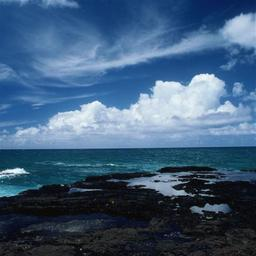
#> input picture 4scenes/coast_cdmc841.jpg, 256 x 256 px
$ python train_tree.py --dataset 4scenes   (Python 2 division)   (older library calls are emulated)
#> lines starting #> are read from the running program, lines starting #| are printed output that depends on the picture
#> further down, image is the input picture: shape (256, 256, 3); mean B, G, R 122, 92.5, 64
#!/usr/bin/env python3
# -*- coding: utf-8 -*-

# import the necessary packages
from __future__ import print_function
from sklearn.cross_validation import train_test_split
from sklearn.metrics import classification_report
from sklearn.ensemble import RandomForestClassifier
from sklearn.tree import DecisionTreeClassifier
from sklearn.svm import SVC
from imutils import paths
import numpy as np
import argparse
import mahotas
import cv2

def describe(image):
        #上面指令是從圖片的HSV色彩模型中，取得其平均值及標準差（有RGB三個channels，因此會各有3組平均值及標準差）作為特徵值
	(means, stds) = cv2.meanStdDev(cv2.cvtColor(image, cv2.COLOR_BGR2HSV))
#> means = [105.4, 124.9, 122]; stds = [12.15, 62.03, 68.92]
        #進行降維處理：將means及stds各3組array使用concatenate指令合成1組，再予以扁平化（變成一維）。
	colorStats = np.concatenate([means, stds]).flatten()
#> colorStats = [105.4, 124.9, 122, 12.15, 62.03, 68.92]

        #將圖片轉為灰階
	gray = cv2.cvtColor(image, cv2.COLOR_BGR2GRAY)
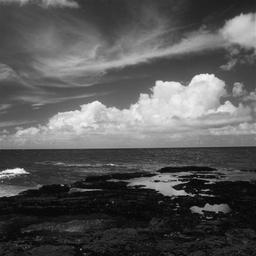
#> gray: shape (256, 256); min 0, max 251, mean 87.3
        #取Haralick紋理特徵(texture features)的平均值
#> (the run stopped early here; a loop or call above may not have finished)

$ run again, on 4scenes/coast_cdmc871.jpg
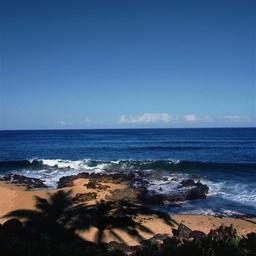
#> input picture 4scenes/coast_cdmc871.jpg, 256 x 256 px
#> image is the input picture: shape (256, 256, 3); mean B, G, R 123.9, 91.4, 64.4
#> means = [92.29, 136.8, 129.6]; stds = [34.67, 53.02, 60.89]
#> colorStats = [92.29, 136.8, 129.6, 34.67, 53.02, 60.89]
#> in describe, `gray = cv2.cvtColor(image, cv2.COLOR_BGR2GRAY)`:
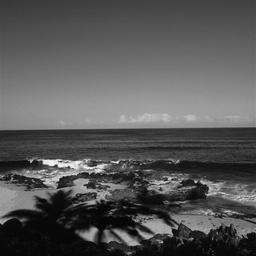
#> gray: shape (256, 256); min 0, max 255, mean 87.1

$ run again, on 4scenes/coast_cdmc889.jpg
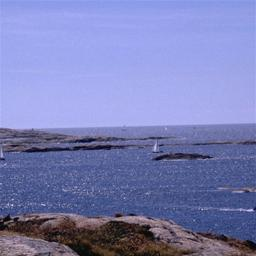
#> input picture 4scenes/coast_cdmc889.jpg, 256 x 256 px
#> image is the input picture: shape (256, 256, 3); mean B, G, R 180.4, 127.3, 122.1
#> means = [113.3, 90.99, 182.3]; stds = [28.58, 25.05, 61.11]
#> colorStats = [113.3, 90.99, 182.3, 28.58, 25.05, 61.11]
#> in describe, `gray = cv2.cvtColor(image, cv2.COLOR_BGR2GRAY)`:
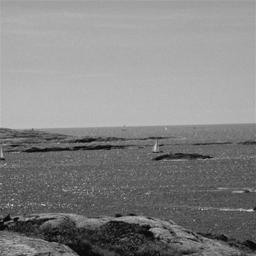
#> gray: shape (256, 256); min 2, max 215, mean 131.7

$ run again, on 4scenes/coast_land108.jpg
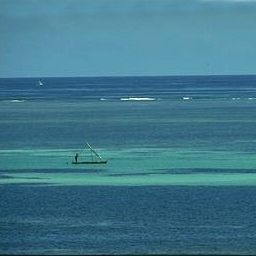
#> input picture 4scenes/coast_land108.jpg, 256 x 256 px
#> image is the input picture: shape (256, 256, 3); mean B, G, R 139.5, 119.7, 64
#> means = [97.8, 141.9, 139.9]; stds = [3.81, 21.69, 26.69]
#> colorStats = [97.8, 141.9, 139.9, 3.81, 21.69, 26.69]
#> in describe, `gray = cv2.cvtColor(image, cv2.COLOR_BGR2GRAY)`:
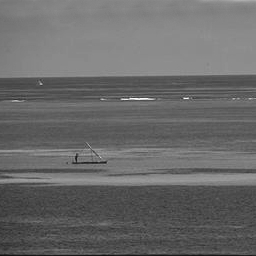
#> gray: shape (256, 256); min 14, max 249, mean 105.3
